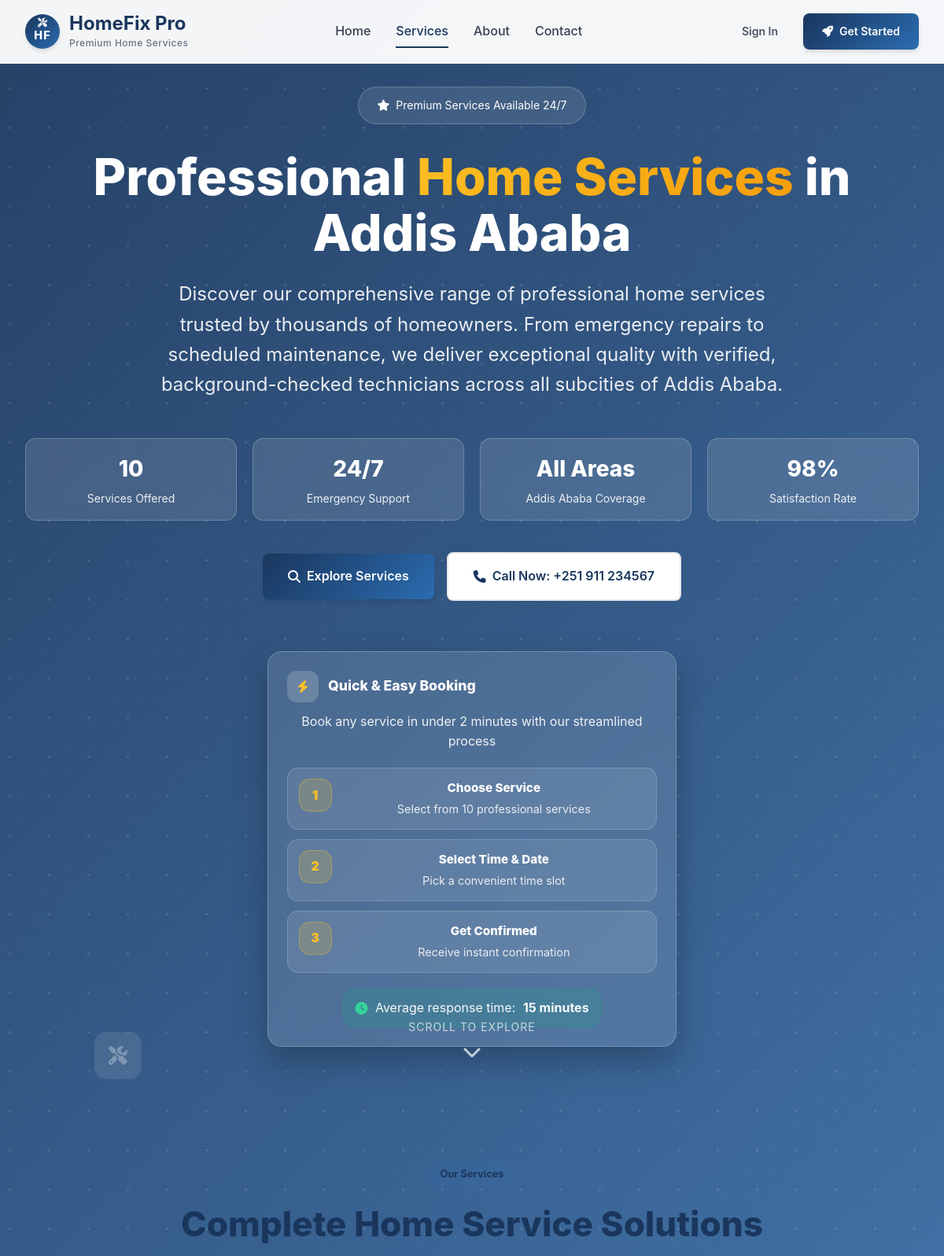
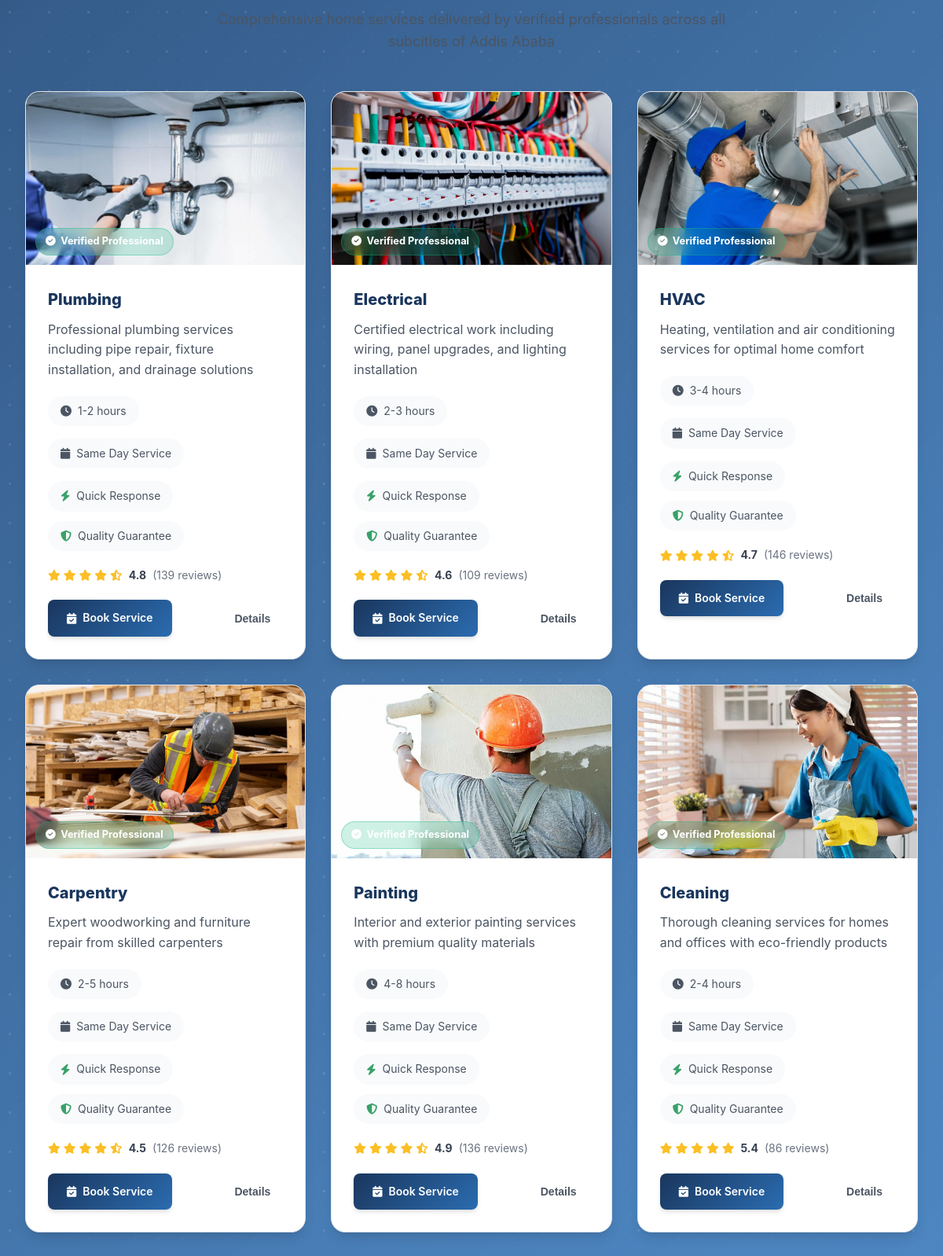
/services.php (upper part), run on the app's committed database (2 pictures, top to bottom).
### tables this page shows
CREATE TABLE `services` (
  `id` int(11) NOT NULL,
  `name` varchar(255) NOT NULL,
  `description` text DEFAULT NULL,
  `image` varchar(255) DEFAULT NULL,
  `price_range` varchar(100) DEFAULT NULL,
  `created_at` timestamp NOT NULL DEFAULT current_timestamp()
);

### services.php (the view, shortened to what this page needs)
<?php
require_once 'models/Database.php';
$db = new Database();
$conn = $db->getConnection();
$photos = [
    'assets/photos/photo1.jpg',
    'assets/photos/photo10.jpg',
    'assets/photos/photo9.jpg',
    'assets/photos/photo8.jpg',
    'assets/photos/photo7.jpg',
    'assets/photos/photo6.jpg',
    'assets/photos/photo5.jpg',
    'assets/photos/photo4.jpg',
    'assets/photos/photo3.jpg',
    'assets/photos/photo2.jpg'
];
$serviceDefinitions = [
    1 => ['name' => 'Plumbing', 'description' => 'Professional plumbing services including pipe repair, fixture installation, and drainage solutions'],
    2 => ['name' => 'Electrical', 'description' => 'Certified electrical work including wiring, panel upgrades, and lighting installation'],
    3 => ['name' => 'HVAC', 'description' => 'Heating, ventilation and air conditioning services for optimal home comfort'],
    4 => ['name' => 'Carpentry', 'description' => 'Expert woodworking and furniture repair from skilled carpenters'],
    5 => ['name' => 'Painting', 'description' => 'Interior and exterior painting services with premium quality materials'],
    6 => ['name' => 'Cleaning', 'description' => 'Thorough cleaning services for homes and offices with eco-friendly products'],
    7 => ['name' => 'Landscaping', 'description' => 'Garden design, lawn care, and outdoor space beautification'],
    8 => ['name' => 'Appliance Repair', 'description' => 'Expert repair services for all major home appliances and electronics'],
    9 => ['name' => 'Roofing', 'description' => 'Professional roofing repair, installation and maintenance services'],
    10 => ['name' => 'Handyman', 'description' => 'General home repairs and maintenance from skilled handymen']
];
function getDurationEstimate($serviceName) {
    $durations = [
        'Plumbing' => '1-2 hours',
        'Electrical' => '2-3 hours',
        'HVAC' => '3-4 hours',
        'Carpentry' => '2-5 hours',
        'Painting' => '4-8 hours',
        'Cleaning' => '2-4 hours',
        'Landscaping' => '3-6 hours',
        'Appliance Repair' => '1-3 hours',
        'Roofing' => '4-8 hours',
        'Handyman' => '1-4 hours'
    ];
    return $durations[$serviceName] ?? '1-3 hours';
}
try {
    $stmt = $conn->query("
        SELECT s.id, s.name, s.description
        FROM services s
        ORDER BY s.id ASC
        LIMIT 12
    ");
    $dbServices = $stmt->fetchAll(PDO::FETCH_ASSOC);
    if (!empty($dbServices)) {
        $services = [];
        foreach ($dbServices as $dbService) {
            $serviceId = $dbService['id'];
            if (isset($serviceDefinitions[$serviceId])) {
                $services[] = [
                    'id' => $serviceId,
                    'name' => $serviceDefinitions[$serviceId]['name'],
                    'description' => $serviceDefinitions[$serviceId]['description']
                ];
            } else {
                $services[] = $dbService;
            }
        }
    }
} catch (PDOException $e) {
    $services = [];
    foreach ($serviceDefinitions as $id => $serviceDef) {
        $services[] = [
            'id' => $id,
            'name' => $serviceDef['name'],
            'description' => $serviceDef['description']
        ];
    }
}
$processedServices = [];
$serviceCount = 0;
foreach ($services as $service) {
    $photoIndex = ($service['id'] - 1) % count($photos);
    $processedService = [
        'id' => $service['id'],
        'name' => $service['name'],
        'description' => $service['description'] ?? 'Professional home service with guaranteed quality',
        'image' => $photos[$photoIndex],
        'rating' => 4.5 + (rand(0, 10) / 10),
        'review_count' => rand(15, 150),
        'duration_estimate' => getDurationEstimate($service['name']),
        'featured' => $serviceCount < 3
    ];
    $processedServices[] = $processedService;
    $serviceCount++;
    if ($serviceCount >= 10) {
        break;
    }
}
?>
<link rel="stylesheet" href="https://cdnjs.cloudflare.com/ajax/libs/font-awesome/6.5.1/css/all.min.css">
<div class="premium-background">
    <div class="floating-elements">
        <div class="floating-element el-1"><i class="fas fa-tools"></i></div>
        <div class="floating-element el-4"><i class="fas fa-cog"></i></div>
    </div>
</div>
<nav class="premium-nav">
    <div class="nav-container">
        <div class="nav-brand">
            <div class="logo-wrapper">
                <div class="logo-icon">
                    <i class="fas fa-tools logo-icon-top"></i>
                    <span class="logo-initials">HF</span>
                </div>
                <div class="brand-text">
                    <span class="brand-name">HomeFix Pro</span>
                    <span class="brand-tagline">Premium Home Services</span>
                </div>
            </div>
        </div>
        <div class="nav-menu">
            <a href="index.php" class="nav-link">Home</a>
            <a href="services.php" class="nav-link active">Services</a>
            <a href="about.php" class="nav-link">About</a>
            <a href="contact.php" class="nav-link">Contact</a>
        </div>
        <div class="nav-actions">
            <?php if(isset($_SESSION['user_id'])): ?>
                <a href="dashboard.php" class="btn btn-secondary">
                    <i class="fas fa-tachometer-alt"></i>
                    Dashboard
                </a>
                <a href="logout.php" class="btn btn-text">
                    <i class="fas fa-sign-out-alt"></i>
                </a>
            <?php else: ?>
                <a href="login.php" class="btn btn-text">Sign In</a>
                <a href="register.php" class="btn btn-primary">
                    <i class="fas fa-rocket"></i>
                    Get Started
                </a>
            <?php endif; ?>
        </div>
    </div>
</nav>
<section class="services-hero">
    <div class="container">
        <div class="hero-content">
            <div class="hero-text">
                <div class="service-badge">
                    <i class="fas fa-star"></i>
                    Premium Services Available 24/7
                </div>
                <h1 class="hero-title">
                    Professional <span class="title-accent">Home Services</span>
                    <span class="title-sub">in Addis Ababa</span>
                </h1>
                <p class="hero-description">
                    Discover our comprehensive range of professional home services trusted by thousands of homeowners.
                    From emergency repairs to scheduled maintenance, we deliver exceptional quality with verified,
                    background-checked technicians across all subcities of Addis Ababa.
                </p>
                <div class="hero-stats">
                    <div class="stat-card">
                        <div class="stat-value"><?php echo count($processedServices); ?></div>
                        <div class="stat-label">Services Offered</div>
                    </div>
                    <div class="stat-card">
                        <div class="stat-value">24/7</div>
                        <div class="stat-label">Emergency Support</div>
                    </div>
                    <div class="stat-card">
                        <div class="stat-value">All Areas</div>
                        <div class="stat-label">Addis Ababa Coverage</div>
                    </div>
                    <div class="stat-card">
                        <div class="stat-value">98%</div>
                        <div class="stat-label">Satisfaction Rate</div>
                    </div>
                </div>
                <div class="hero-actions">
                    <a href="#services-grid" class="btn btn-primary btn-large scroll-to">
                        <i class="fas fa-search"></i>
                        Explore Services
                    </a>
                    <a href="tel:+251-911-234567" class="btn btn-secondary btn-large">
                        <i class="fas fa-phone"></i>
                        Call Now: +251 911 234567
                    </a>
                </div>
            </div>
            <div class="hero-visual">
                <div class="service-highlight">
                    <div class="highlight-card">
                        <div class="card-header">
                            <i class="fas fa-bolt"></i>
                            <h4>Quick & Easy Booking</h4>
                        </div>
                        <p>Book any service in under 2 minutes with our streamlined process</p>
                        <div class="booking-steps">
                            <div class="step">
                                <span class="step-number">1</span>
                                <div class="step-content">
                                    <h5>Choose Service</h5>
                                    <p>Select from <?php echo count($processedServices); ?> professional services</p>
                                </div>
                            </div>
                            <div class="step">
                                <span class="step-number">2</span>
                                <div class="step-content">
                                    <h5>Select Time & Date</h5>
                                    <p>Pick a convenient time slot</p>
                                </div>
                            </div>
                            <div class="step">
                                <span class="step-number">3</span>
                                <div class="step-content">
                                    <h5>Get Confirmed</h5>
                                    <p>Receive instant confirmation</p>
                                </div>
                            </div>
                        </div>
                        <div class="booking-time">
                            <i class="fas fa-clock"></i>
                            Average response time: <strong>15 minutes</strong>
                        </div>
                    </div>
                </div>
            </div>
        </div>
    </div>
    <div class="scroll-indicator">
        <div class="scroll-text">Scroll to Explore</div>
        <div class="scroll-arrow">
            <i class="fas fa-chevron-down"></i>
        </div>
    </div>
</section>
<section class="services-page section" id="services-grid">
    <div class="container">
        <div class="section-header">
            <div class="section-badge">Our Services</div>
            <h2 class="section-title">Complete Home Service Solutions</h2>
            <p class="section-description">
                Comprehensive home services delivered by verified professionals across all subcities of Addis Ababa
            </p>
        </div>
        <div class="services-grid" id="services-container">
            <?php
            $displayCount = 0;
            if (!empty($processedServices)):
                foreach($processedServices as $service):
                    $displayCount++;
            ?>
            <div class="service-card" data-aos="fade-up" data-aos-delay="<?php echo ($displayCount % 6) * 100; ?>">
                <div class="service-image">
                    <img src="<?php echo $service['image']; ?>" alt="<?php echo htmlspecialchars($service['name']); ?>" class="service-img">
                    <div class="service-badge-tag">
                        <i class="fas fa-check-circle"></i>
                        Verified Professional
                    </div>
                </div>
                <div class="service-content">
                    <h3 class="service-title"><?php echo htmlspecialchars($service['name']); ?></h3>
                    <p class="service-description"><?php echo htmlspecialchars($service['description']); ?></p>
                    <div class="service-meta">
                        <div class="meta-item">
                            <i class="fas fa-clock"></i>
                            <span><?php echo $service['duration_estimate']; ?></span>
                        </div>
                        <div class="meta-item">
                            <i class="fas fa-calendar"></i>
                            <span>Same Day Service</span>
                        </div>
                    </div>
                    <div class="service-features">
                        <span class="feature">
                            <i class="fas fa-bolt"></i>
                            Quick Response
                        </span>
                        <span class="feature">
                            <i class="fas fa-shield-alt"></i>
                            Quality Guarantee
                        </span>
                    </div>
                    <div class="service-rating">
                        <div class="stars">
                            <?php
                            $fullStars = floor($service['rating']);
                            $hasHalfStar = ($service['rating'] - $fullStars) >= 0.5;
                            for($i = 1; $i <= 5; $i++):
                                if($i <= $fullStars):
                                    echo '<i class="fas fa-star"></i>';
                                elseif($i == $fullStars + 1 && $hasHalfStar):
                                    echo '<i class="fas fa-star-half-alt"></i>';
                                else:
                                    echo '<i class="far fa-star"></i>';
                                endif;
                            endfor;
                            ?>
                        </div>
                        <span class="rating-value"><?php echo number_format($service['rating'], 1); ?></span>
                        <span class="review-count">(<?php echo $service['review_count']; ?> reviews)</span>
                    </div>
                    <div class="service-footer">
                        <a href="login.php" class="btn btn-primary btn-book">
                            <i class="fas fa-calendar-check"></i>
                            Book Service
                        </a>
                        <button class="btn btn-text btn-details" data-service="<?php echo $service['id']; ?>">
                            Details
                        </button>
                    </div>
                </div>
            </div>
            <?php
                endforeach;
            endif; ?>
        </div>
    </div>
</section>
<?php include 'includes/footer.php'; ?>

### includes/footer.php (shortened to what this page needs)
</body>
</html>

### data on the page
services: shows a picture, name "Plumbing", description "Professional plumbing services including pipe repair, fixture installation, and drainage solutions", duration_estimate "1-2 hours", rating "4.8", review_count "139"

### other printed values
count($processedServices) "10"
$service['name'] "Electrical"
$service['description'] "Certified electrical work including wiring, panel upgrades, and lighting installation"
$service['duration_estimate'] "2-3 hours"
$service['rating'] "4.6"
$service['review_count'] "109"
$service['name'] "HVAC"
$service['description'] "Heating, ventilation and air conditioning services for optimal home comfort"
$service['duration_estimate'] "3-4 hours"
$service['rating'] "4.7"
$service['review_count'] "146"
$service['name'] "Carpentry"
$service['description'] "Expert woodworking and furniture repair from skilled carpenters"
$service['duration_estimate'] "2-5 hours"
$service['rating'] "4.5"
